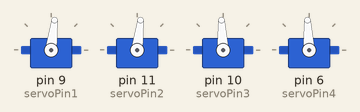
Recording of a sketch running on a simulated Arduino Uno, built with avr-gcc and run on an emulated ATmega328P. On the bench: 4 × servo.

Above: at 17.1 s.
At 39.6 s:
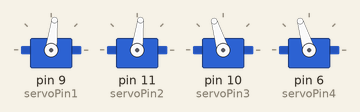
At 49.6 s:
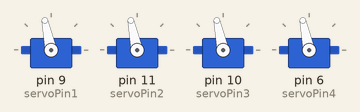
At 59.6 s:
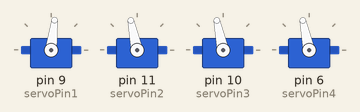
At 92.1 s:
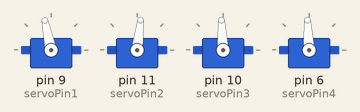
At 127.1 s:
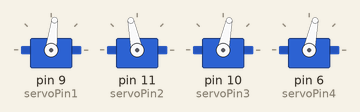
Timing chart, 0 to 128.6 s (numbered marks = the images above):
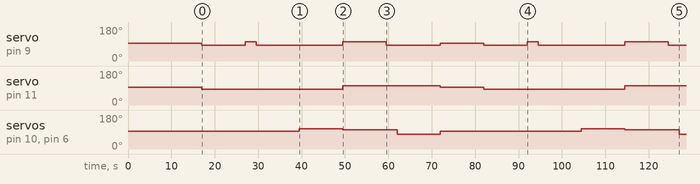

Measured:
- by itself, servo on pin 9 (servoPin1): 93° → 83° at 17.0 s, → 102° 10.0 s later, → 83° 2.5 s later, → 102° 20.0 s later, … (11 changes in this stretch)
- by itself, servo on pin 11 (servoPin2): 93° → 83° at 17.0 s, → 102° 32.5 s later, → 93° 22.5 s later, → 83° 10.0 s later, … (5 changes in this stretch)

The sketch:

arduino_movement.ino
```cpp
#include <Servo.h>

byte servoPin1 = 9;
byte servoPin2 = 11;
byte servoPin3 = 10;
byte servoPin4 = 6;
Servo servo1;
Servo servo2;
Servo servo3;
Servo servo4;

void setup() {
    servo1.attach(servoPin1);
    servo2.attach(servoPin2);
    servo3.attach(servoPin3);
    servo4.attach(servoPin4);
    servo1.writeMicroseconds(1500);
    servo2.writeMicroseconds(1500);
    servo3.writeMicroseconds(1500);
    servo4.writeMicroseconds(1500);
    delay(7000);
}

void loop() {
    delay(10000);
    forward(100);
    delay(10000);
    right(100);
    delay(2500);
    forward(100);
    delay(10000);
    up(150);
    delay(10000);
    back_down(100);
    delay(10000);
    left_down(100);
    delay(2500);
    down(150);
    delay(10000);
    hold();
}

void backward(int x)
{
    servo1.writeMicroseconds(1500+x);
    servo2.writeMicroseconds(1500+x);
}

void forward(int x)
{
    servo1.writeMicroseconds(1500-x);
    servo2.writeMicroseconds(1500-x);
}

void right(int x)
{
    servo1.writeMicroseconds(1500+x);
    servo2.writeMicroseconds(1500-x);
}

void left(int x)
{
    servo1.writeMicroseconds(1500-x);
    servo2.writeMicroseconds(1500+x);
}

void up(int x)
{
    servo3.writeMicroseconds(1500+x);
    servo4.writeMicroseconds(1500+x);
}

void down(int x)
{
    servo3.writeMicroseconds(1500-x);
    servo4.writeMicroseconds(1500-x);
}

void hold()
{
    servo1.writeMicroseconds(1500);
    servo2.writeMicroseconds(1500);
    servo3.writeMicroseconds(1500);
    servo4.writeMicroseconds(1500);
}

void for_down(int x)
{
    servo3.writeMicroseconds(1500+x);
    servo4.writeMicroseconds(1500+x);
    servo1.writeMicroseconds(1500-x);
    servo2.writeMicroseconds(1500-x);
}

void back_down(int x)
{
    servo3.writeMicroseconds(1500+x);
    servo4.writeMicroseconds(1500+x);
    servo1.writeMicroseconds(1500+x);
    servo2.writeMicroseconds(1500+x);
}

void left_down(int x)
{
    servo3.writeMicroseconds(1500+x);
    servo4.writeMicroseconds(1500+x);
    servo1.writeMicroseconds(1500-x);
    servo2.writeMicroseconds(1500+x);
}
```
